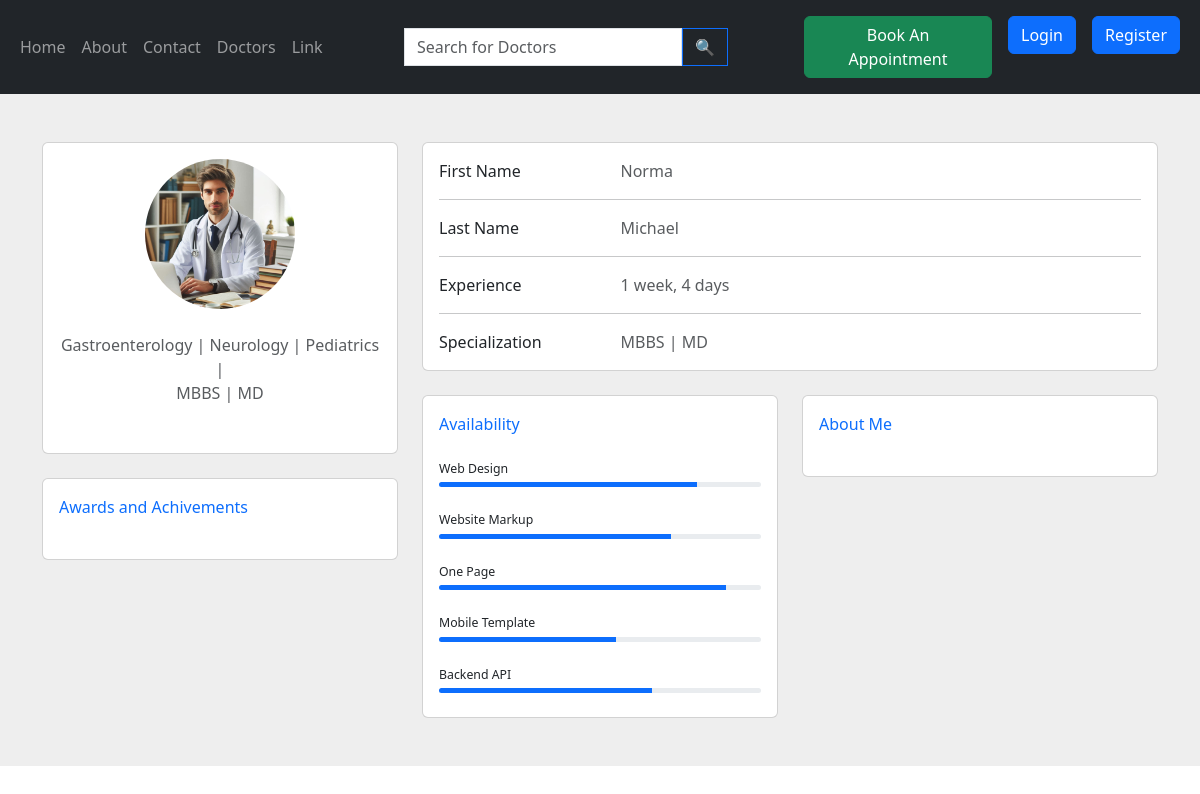
The app's page /doctor-profile/13/ with its own data.
### doctor/models.py (models this page shows, shortened)
class Doctor(models.Model):
  user= models.OneToOneField(User, on_delete= models.CASCADE,default=1)
  dob= models.DateField(default= None)
  sex= models.CharField(max_length= 10, choices= [('MALE', 'Male'), ('FEMALE', 'Female'), ('OTHER', 'Other')], default= 'FEMALE')
  department = models.ManyToManyField(Department)
  specialization = models.TextField(blank= True, null= True)
  dayofstarting= models.DateField(auto_now= True)
  avatar=models.ImageField(default="default_doctor_image.jpeg")
  Bio=models.TextField(default="",blank= True, null= True)
  Awards=models.TextField(default="",blank= True, null= True)

class Department(models.Model):
    dept_name=models.CharField(max_length=200)
    def __str__(self):
        return self.dept_name
    class Meta:
       ordering = ['dept_name']  # Ascending order by hire_date

### doctor/views.py (the view)
# urls.py: path('doctor-profile/<str:pk>/',views.doctor_profile,name="doctor-profile"),
def doctor_profile(request,pk):
    doctor=Doctor.objects.get(id=int(pk))
    context={'doctor':doctor}
    return render(request,'doctor_profile.html',context)

### doctor/templates/doctor_profile.html (shortened to what this page needs)
{% extends 'base.html' %}
{% load static %}
{% block start %}
<section style="background-color: #eee;">
    <div class="container py-5">
      <div class="row">
        <div class="col-lg-4">
          <div class="card mb-4">
            <div class="card-body text-center">
                <div class="text-center mb-4">
                    <img src="{{ doctor.avatar.url }}" alt="avatar" class="rounded-circle img-fluid" style="width: 150px; height: 150px; object-fit: cover;">
                </div>
              {% for department in doctor.department.all %}
              <span class="text-muted mb-1"> {{department}} | </span>
              {% endfor %}
              <p class="text-muted mb-4">{{doctor.specialization}}</p>
            </div>
          </div>
          <div class="card mb-4 mb-lg-0">
            <div class="card-body">
                <p class="mb-4"><span class="text-primary font-italic me-1">Awards and Achivements</span>
                </p>
              </div>
          </div>
        </div>
        <div class="col-lg-8">
          <div class="card mb-4">
            <div class="card-body">
              <div class="row">
                <div class="col-sm-3">
                  <p class="mb-0">First Name</p>
                </div>
                <div class="col-sm-9">
                  <p class="text-muted mb-0">{{doctor.user.first_name}}</p>
                </div>
              </div>
              <hr>
              <div class="row">
                <div class="col-sm-3">
                  <p class="mb-0">Last Name</p>
                </div>
                <div class="col-sm-9">
                  <p class="text-muted mb-0">{{doctor.user.last_name}}</p>
                </div>
              </div>
              <hr>
              <div class="row">
                <div class="col-sm-3">
                    <p class="mb-0">Experience</p>
                </div>
                <div class="col-sm-9">
                    <p class="text-muted mb-0">{{doctor.dayofstarting|timesince}}</p>
                </div>
                </div>
              <hr>
              <div class="row">
                <div class="col-sm-3">
                  <p class="mb-0">Specialization</p>
                </div>
                <div class="col-sm-9">
                  <p class="text-muted mb-0">{{doctor.specialization}}</p>
                </div>
              </div>
            </div>
          </div>
          <div class="row">
            <div class="col-md-6">
              <div class="card mb-4 mb-md-0">
                <div class="card-body">
                  <p class="mb-4"><span class="text-primary font-italic me-1">Availability</span>
                  </p>
                  <p class="mb-1" style="font-size: .77rem;">Web Design</p>
                  <div class="progress rounded" style="height: 5px;">
                    <div class="progress-bar" role="progressbar" style="width: 80%" aria-valuenow="80"
                      aria-valuemin="0" aria-valuemax="100"></div>
                  </div>
                  <p class="mt-4 mb-1" style="font-size: .77rem;">Website Markup</p>
                  <div class="progress rounded" style="height: 5px;">
                    <div class="progress-bar" role="progressbar" style="width: 72%" aria-valuenow="72"
                      aria-valuemin="0" aria-valuemax="100"></div>
                  </div>
                  <p class="mt-4 mb-1" style="font-size: .77rem;">One Page</p>
                  <div class="progress rounded" style="height: 5px;">
                    <div class="progress-bar" role="progressbar" style="width: 89%" aria-valuenow="89"
                      aria-valuemin="0" aria-valuemax="100"></div>
                  </div>
                  <p class="mt-4 mb-1" style="font-size: .77rem;">Mobile Template</p>
                  <div class="progress rounded" style="height: 5px;">
                    <div class="progress-bar" role="progressbar" style="width: 55%" aria-valuenow="55"
                      aria-valuemin="0" aria-valuemax="100"></div>
                  </div>
                  <p class="mt-4 mb-1" style="font-size: .77rem;">Backend API</p>
                  <div class="progress rounded mb-2" style="height: 5px;">
                    <div class="progress-bar" role="progressbar" style="width: 66%" aria-valuenow="66"
                      aria-valuemin="0" aria-valuemax="100"></div>
                  </div>
                </div>
              </div>
            </div>
            <div class="col-md-6">
              <div class="card mb-4 mb-md-0">
                <div class="card-body">
                  <p class="mb-4"><span class="text-primary font-italic me-1">About Me</span>
                  </p>
                </div>
              </div>
            </div>
          </div>
        </div>
      </div>
    </div>
  </section>
{% endblock %}

### records on screen
Doctor: avatar (placeholder picture), specialization "MBBS | MD", user.first_name "Norma", user.last_name "Michael", dayofstarting "1 week, 4 days"
Department: dept_name "Gastroenterology"
Department: dept_name "Neurology"
Department: dept_name "Pediatrics"
